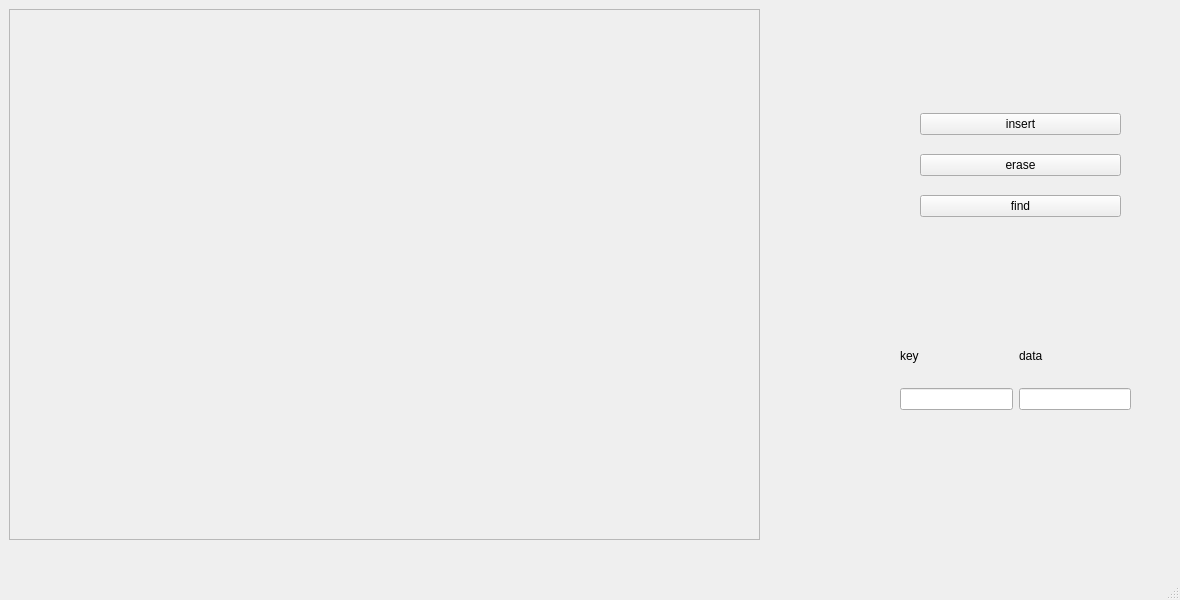
<?xml version="1.0" encoding="UTF-8"?>
<ui version="4.0">
 <class>MainWindow</class>
 <widget class="QMainWindow" name="MainWindow">
  <property name="geometry">
   <rect>
    <x>0</x>
    <y>0</y>
    <width>1180</width>
    <height>600</height>
   </rect>
  </property>
  <property name="windowTitle">
   <string>MainWindow</string>
  </property>
  <widget class="QWidget" name="centralwidget">
   <widget class="QFrame" name="frame">
    <property name="geometry">
     <rect>
      <x>9</x>
      <y>9</y>
      <width>751</width>
      <height>531</height>
     </rect>
    </property>
    <property name="frameShape">
     <enum>QFrame::StyledPanel</enum>
    </property>
    <property name="frameShadow">
     <enum>QFrame::Raised</enum>
    </property>
   </widget>
   <widget class="QWidget" name="verticalLayoutWidget">
    <property name="geometry">
     <rect>
      <x>920</x>
      <y>100</y>
      <width>201</width>
      <height>131</height>
     </rect>
    </property>
    <layout class="QVBoxLayout" name="verticalLayout">
     <item>
      <widget class="QPushButton" name="insertButton">
       <property name="text">
        <string>insert</string>
       </property>
      </widget>
     </item>
     <item>
      <widget class="QPushButton" name="eraseButton">
       <property name="text">
        <string>erase</string>
       </property>
      </widget>
     </item>
     <item>
      <widget class="QPushButton" name="findButton">
       <property name="text">
        <string>find</string>
       </property>
      </widget>
     </item>
    </layout>
   </widget>
   <widget class="QWidget" name="gridLayoutWidget">
    <property name="geometry">
     <rect>
      <x>900</x>
      <y>330</y>
      <width>231</width>
      <height>80</height>
     </rect>
    </property>
    <layout class="QGridLayout" name="gridLayout">
     <item row="1" column="0">
      <widget class="QLineEdit" name="keyEdit"/>
     </item>
     <item row="0" column="0">
      <widget class="QLabel" name="label">
       <property name="text">
        <string>key</string>
       </property>
      </widget>
     </item>
     <item row="0" column="1">
      <widget class="QLabel" name="label_2">
       <property name="text">
        <string>data</string>
       </property>
      </widget>
     </item>
     <item row="1" column="1">
      <widget class="QLineEdit" name="dataEdit"/>
     </item>
    </layout>
   </widget>
   <widget class="QLabel" name="foundValue">
    <property name="geometry">
     <rect>
      <x>930</x>
      <y>300</y>
      <width>121</width>
      <height>21</height>
     </rect>
    </property>
    <property name="text">
     <string/>
    </property>
   </widget>
  </widget>
  <widget class="QMenuBar" name="menubar">
   <property name="geometry">
    <rect>
     <x>0</x>
     <y>0</y>
     <width>1180</width>
     <height>22</height>
    </rect>
   </property>
  </widget>
  <widget class="QStatusBar" name="statusbar"/>
 </widget>
 <resources/>
 <connections/>
</ui>
